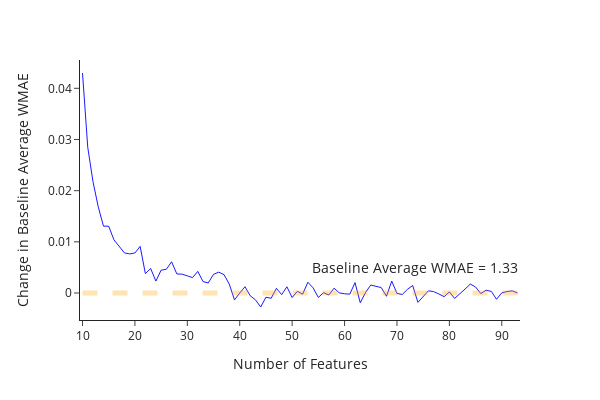

Here is the notebook cell this chart was saved with:
### Code cell
import plotly.graph_objects as go

def visualize_ablation_results(in_df, baseline):

    in_df['diff_mae'] = in_df['CV_MAE'] - baseline

    fig = px.line(in_df, x='Number_of_Features', y='diff_mae')
    fig.update_xaxes(title_text='Number of Features')
    fig.update_yaxes(title_text='Change in Baseline Average WMAE')
    fig.update_traces(line=dict(color='blue', width=0.9))
    
    # Adding a horizontal dashed line at y=0
    fig.add_shape(
        type="line",
        x0=in_df['Number_of_Features'].min(),
        x1=in_df['Number_of_Features'].max(),
        y0=0,
        y1=0,
        line=dict(color="orange", width=5, dash="dash"),
    )

    # Customize layout
    fig.update_layout(
        template='simple_white', # Set background color to white
          xaxis=dict(
            showgrid=False,  # Turn off x-axis gridlines
            tickvals=[10, 20, 30, 40, 50, 60, 70, 80, 90],    # Set tick value at x=10
        ), 
        height=400,  # Set the height of the graph
        width=600,
    )
    
    # Adding the annotation
    fig.add_annotation(
        text="Baseline Average WMAE = 1.33",
        xref="paper", yref="y",
        x=1, y=0.005,  # Adjust the y value as needed
        showarrow=False,
        font=dict(size=14),
    )
    
    return fig

baseline = 1.355545
fig = visualize_ablation_results(abla_df, baseline)
fig.show()

### Figure 1 — Plotly figure (JSON) as saved in the notebook; plotly's stock layout.template omitted (floating-point values rounded to 4 significant figures)
{"data": [{"hovertemplate": "Number_of_Features=%{x}<br>diff_mae=%{y}<extra></extra>", "legendgroup": "", "line": {"color": "blue", "dash": "solid", "width": 0.9}, "marker": {"symbol": "circle"}, "mode": "lines", "name": "", "orientation": "v", "showlegend": false, "type": "scatter", "x": [93, 92, 91, 90, 89, 88, 87, 86, 85, 84, 83, 82, 81, 80, 79, 78, 77, 76, 75, 74, 73, 72, 71, 70, 69, 68, 67, 66, 65, 64, 63, 62, 61, 60, 59, 58, 57, 56, 55, 54, 53, 52, 51, 50, 49, 48, 47, 46, 45, 44, 43, 42, 41, 40, 39, 38, 37, 36, 35, 34, 33, 32, 31, 30, 29, 28, 27, 26, 25, 24, 23, 22, 21, 20, 19, 18, 17, 16, 15, 14, 13, 12, 11, 10], "xaxis": "x", "y": [-2.396e-07, 0.0004267, 0.0002843, 3.697e-05, -0.001222, 0.0003092, 0.0005497, -0.0001138, 0.001173, 0.001749, 0.0007716, -0.0001396, -0.001052, 0.0002099, -0.0007154, -0.0001925, 0.000273, 0.0004235, -0.0007297, -0.001823, 0.001466, 0.0007173, -0.0002956, -7.132e-05, 0.002325, -0.0006331, 0.001066, 0.001269, 0.001558, 9.756e-05, -0.001905, 0.002028, -0.0002272, -0.0001457, 2.287e-05, 0.0009414, -0.0003888, 6.508e-05, -0.0008603, 0.001007, 0.0021, -0.0002288, 0.0003322, -0.0008856, 0.001217, -0.0003212, 0.0009194, -0.001027, -0.0008305, -0.002734, -0.001331, -0.0005346, 0.001235, -3.659e-06, -0.001354, 0.001745, 0.003595, 0.004072, 0.003654, 0.001973, 0.002226, 0.004225, 0.003002, 0.003355, 0.003683, 0.003723, 0.006096, 0.004639, 0.004461, 0.00233, 0.0048, 0.003785, 0.009107, 0.007821, 0.00764, 0.007839, 0.009121, 0.01039, 0.01305, 0.01307, 0.01686, 0.02176, 0.02848, 0.04299], "yaxis": "y"}], "layout": {"annotations": [{"font": {"size": 14}, "showarrow": false, "text": "Baseline Average WMAE = 1.33", "x": 1, "xref": "paper", "y": 0.005, "yref": "y"}], "height": 400, "legend": {"tracegroupgap": 0}, "margin": {"t": 60}, "shapes": [{"line": {"color": "orange", "dash": "dash", "width": 5}, "type": "line", "x0": 10, "x1": 93, "y0": 0, "y1": 0}], "width": 600, "xaxis": {"anchor": "y", "domain": [0, 1], "showgrid": false, "tickvals": [10, 20, 30, 40, 50, 60, 70, 80, 90], "title": {"text": "Number of Features"}}, "yaxis": {"anchor": "x", "domain": [0, 1], "title": {"text": "Change in Baseline Average WMAE"}}}}
